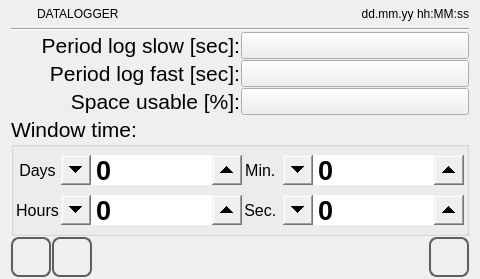
<?xml version="1.0" encoding="UTF-8"?>
<ui version="4.0">
 <class>datalog_set</class>
 <widget class="QWidget" name="datalog_set">
  <property name="geometry">
   <rect>
    <x>0</x>
    <y>0</y>
    <width>480</width><height>272</height>
   </rect>
  </property>
  <property name="minimumSize">
   <size>
    <width>0</width>
    <height>0</height>
   </size>
  </property>
  <property name="maximumSize">
   <size>
    <width>16777215</width>
    <height>16777215</height>
   </size>
  </property>
  <property name="windowTitle">
   <string>datalog_set</string>
  </property>
  <property name="styleSheet">
   <string notr="true">QPushButton
{
	font: 20pt &quot;Ubuntu&quot;;
}

 QSpinBox {
	font: 1000 20pt &quot;Ubuntu&quot;;
 }

 QSpinBox::up-button {
     subcontrol-origin: border;
     subcontrol-position: right center;
     height:30px;
     width: 30px;
 }

 QSpinBox::up-arrow {
	image: url(:/systemicons/img/Forward.png);
     width: 10px;
     height: 10px;
 }

 QSpinBox::down-button {
     subcontrol-origin: border;
     subcontrol-position: left center;
     height: 30px;
     width: 30px;
}

 QSpinBox::down-arrow {
 	image: url(:/systemicons/img/Back.png);
     width: 10px;
     height: 10px;
 }
</string>
  </property>
  <layout class="QVBoxLayout" name="verticalLayout">
   <property name="spacing">
    <number>1</number>
   </property>
   <property name="topMargin">
    <number>2</number>
   </property>
   <property name="bottomMargin">
    <number>2</number>
   </property>
   <item>
    <layout class="QHBoxLayout" name="horizontalLayout">
     <property name="sizeConstraint">
      <enum>QLayout::SetMinimumSize</enum>
     </property>
     <item>
      <widget class="QLabel" name="labelIcon">
       <property name="minimumSize">
        <size>
         <width>25</width>
         <height>25</height>
        </size>
       </property>
       <property name="maximumSize">
        <size>
         <width>25</width>
         <height>25</height>
        </size>
       </property>
       <property name="focusPolicy">
        <enum>Qt::NoFocus</enum>
       </property>
       <property name="styleSheet">
        <string notr="true"/>
       </property>
       <property name="text">
        <string/>
       </property>
      </widget>
     </item>
     <item>
      <widget class="QLabel" name="labelTitle">
       <property name="sizePolicy">
        <sizepolicy hsizetype="Preferred" vsizetype="Fixed">
         <horstretch>0</horstretch>
         <verstretch>0</verstretch>
        </sizepolicy>
       </property>
       <property name="focusPolicy">
        <enum>Qt::NoFocus</enum>
       </property>
       <property name="text">
        <string>DATALOGGER</string>
       </property>
      </widget>
     </item>
     <item>
      <widget class="QLabel" name="labelUserName">
       <property name="text">
        <string/>
       </property>
      </widget>
     </item>
     <item>
      <widget class="QLabel" name="labelDataOra">
       <property name="sizePolicy">
        <sizepolicy hsizetype="Preferred" vsizetype="Fixed">
         <horstretch>0</horstretch>
         <verstretch>0</verstretch>
        </sizepolicy>
       </property>
       <property name="focusPolicy">
        <enum>Qt::NoFocus</enum>
       </property>
       <property name="text">
        <string>dd.mm.yy hh:MM:ss</string>
       </property>
       <property name="alignment">
        <set>Qt::AlignRight|Qt::AlignTrailing|Qt::AlignVCenter</set>
       </property>
      </widget>
     </item>
    </layout>
   </item>
   <item>
    <widget class="Line" name="line">
     <property name="focusPolicy">
      <enum>Qt::NoFocus</enum>
     </property>
     <property name="orientation">
      <enum>Qt::Horizontal</enum>
     </property>
    </widget>
   </item>
   <item>
    <layout class="QGridLayout" name="gridLayoutLog">
     <item row="0" column="1">
      <widget class="QPushButton" name="pushButtonLogFreqS">
       <property name="minimumSize">
        <size>
         <width>0</width>
         <height>27</height>
        </size>
       </property>
       <property name="maximumSize">
        <size>
         <width>16777215</width>
         <height>27</height>
        </size>
       </property>
       <property name="focusPolicy">
        <enum>Qt::NoFocus</enum>
       </property>
       <property name="text">
        <string/>
       </property>
      </widget>
     </item>
     <item row="1" column="1">
      <widget class="QPushButton" name="pushButtonLogFreqF">
       <property name="minimumSize">
        <size>
         <width>0</width>
         <height>27</height>
        </size>
       </property>
       <property name="maximumSize">
        <size>
         <width>16777215</width>
         <height>27</height>
        </size>
       </property>
       <property name="focusPolicy">
        <enum>Qt::NoFocus</enum>
       </property>
       <property name="text">
        <string/>
       </property>
      </widget>
     </item>
     <item row="0" column="0">
      <widget class="QLabel" name="labelLogFreqS">
       <property name="minimumSize">
        <size>
         <width>0</width>
         <height>27</height>
        </size>
       </property>
       <property name="maximumSize">
        <size>
         <width>16777215</width>
         <height>27</height>
        </size>
       </property>
       <property name="font">
        <font>
         <pointsize>16</pointsize>
        </font>
       </property>
       <property name="focusPolicy">
        <enum>Qt::NoFocus</enum>
       </property>
       <property name="text">
        <string>Period log slow [sec]:</string>
       </property>
       <property name="alignment">
        <set>Qt::AlignRight|Qt::AlignTrailing|Qt::AlignVCenter</set>
       </property>
      </widget>
     </item>
     <item row="1" column="0">
      <widget class="QLabel" name="labelLogFreqF">
       <property name="minimumSize">
        <size>
         <width>0</width>
         <height>27</height>
        </size>
       </property>
       <property name="maximumSize">
        <size>
         <width>16777215</width>
         <height>27</height>
        </size>
       </property>
       <property name="font">
        <font>
         <pointsize>16</pointsize>
        </font>
       </property>
       <property name="focusPolicy">
        <enum>Qt::NoFocus</enum>
       </property>
       <property name="text">
        <string>Period log fast [sec]:</string>
       </property>
       <property name="alignment">
        <set>Qt::AlignRight|Qt::AlignTrailing|Qt::AlignVCenter</set>
       </property>
      </widget>
     </item>
     <item row="2" column="0">
      <widget class="QLabel" name="labelSpace">
       <property name="minimumSize">
        <size>
         <width>0</width>
         <height>27</height>
        </size>
       </property>
       <property name="maximumSize">
        <size>
         <width>16777215</width>
         <height>27</height>
        </size>
       </property>
       <property name="font">
        <font>
         <pointsize>16</pointsize>
        </font>
       </property>
       <property name="text">
        <string>Space usable [%]:</string>
       </property>
       <property name="alignment">
        <set>Qt::AlignRight|Qt::AlignTrailing|Qt::AlignVCenter</set>
       </property>
      </widget>
     </item>
     <item row="2" column="1">
      <widget class="QPushButton" name="pushButtonSpace">
       <property name="minimumSize">
        <size>
         <width>0</width>
         <height>27</height>
        </size>
       </property>
       <property name="maximumSize">
        <size>
         <width>16777215</width>
         <height>27</height>
        </size>
       </property>
       <property name="text">
        <string/>
       </property>
      </widget>
     </item>
    </layout>
   </item>
   <item>
    <spacer name="verticalSpacer">
     <property name="orientation">
      <enum>Qt::Vertical</enum>
     </property>
     <property name="sizeHint" stdset="0">
      <size>
       <width>20</width>
       <height>0</height>
      </size>
     </property>
    </spacer>
   </item>
   <item>
    <widget class="QGroupBox" name="groupBoxTime">
     <property name="sizePolicy">
      <sizepolicy hsizetype="Preferred" vsizetype="Fixed">
       <horstretch>0</horstretch>
       <verstretch>0</verstretch>
      </sizepolicy>
     </property>
     <property name="minimumSize">
      <size>
       <width>0</width>
       <height>120</height>
      </size>
     </property>
     <property name="font">
      <font>
       <pointsize>16</pointsize>
      </font>
     </property>
     <property name="focusPolicy">
      <enum>Qt::NoFocus</enum>
     </property>
     <property name="title">
      <string>Window time:</string>
     </property>
     <layout class="QGridLayout" name="gridLayout">
      <property name="leftMargin">
       <number>2</number>
      </property>
      <property name="topMargin">
       <number>0</number>
      </property>
      <property name="rightMargin">
       <number>2</number>
      </property>
      <property name="bottomMargin">
       <number>0</number>
      </property>
      <property name="spacing">
       <number>2</number>
      </property>
      <item row="0" column="0">
       <widget class="QLabel" name="labelDays">
        <property name="sizePolicy">
         <sizepolicy hsizetype="Minimum" vsizetype="Minimum">
          <horstretch>0</horstretch>
          <verstretch>0</verstretch>
         </sizepolicy>
        </property>
        <property name="font">
         <font>
          <pointsize>12</pointsize>
         </font>
        </property>
        <property name="focusPolicy">
         <enum>Qt::NoFocus</enum>
        </property>
        <property name="text">
         <string>Days</string>
        </property>
        <property name="alignment">
         <set>Qt::AlignCenter</set>
        </property>
       </widget>
      </item>
      <item row="0" column="2">
       <widget class="QLabel" name="labelMinutes">
        <property name="sizePolicy">
         <sizepolicy hsizetype="Minimum" vsizetype="Minimum">
          <horstretch>0</horstretch>
          <verstretch>0</verstretch>
         </sizepolicy>
        </property>
        <property name="font">
         <font>
          <pointsize>12</pointsize>
         </font>
        </property>
        <property name="focusPolicy">
         <enum>Qt::NoFocus</enum>
        </property>
        <property name="text">
         <string>Min. </string>
        </property>
        <property name="alignment">
         <set>Qt::AlignCenter</set>
        </property>
       </widget>
      </item>
      <item row="0" column="1">
       <widget class="QSpinBox" name="spinBoxDays">
        <property name="sizePolicy">
         <sizepolicy hsizetype="Expanding" vsizetype="Fixed">
          <horstretch>0</horstretch>
          <verstretch>0</verstretch>
         </sizepolicy>
        </property>
        <property name="minimumSize">
         <size>
          <width>0</width>
          <height>30</height>
         </size>
        </property>
        <property name="maximumSize">
         <size>
          <width>16777215</width>
          <height>30</height>
         </size>
        </property>
        <property name="font">
         <font>
          <family>Ubuntu</family>
          <pointsize>20</pointsize>
          <weight>99</weight>
          <italic>false</italic>
          <bold>true</bold>
         </font>
        </property>
        <property name="focusPolicy">
         <enum>Qt::NoFocus</enum>
        </property>
        <property name="wrapping">
         <bool>true</bool>
        </property>
       </widget>
      </item>
      <item row="1" column="0">
       <widget class="QLabel" name="labelHours">
        <property name="sizePolicy">
         <sizepolicy hsizetype="Minimum" vsizetype="Minimum">
          <horstretch>0</horstretch>
          <verstretch>0</verstretch>
         </sizepolicy>
        </property>
        <property name="font">
         <font>
          <pointsize>12</pointsize>
         </font>
        </property>
        <property name="focusPolicy">
         <enum>Qt::NoFocus</enum>
        </property>
        <property name="text">
         <string>Hours</string>
        </property>
        <property name="alignment">
         <set>Qt::AlignCenter</set>
        </property>
       </widget>
      </item>
      <item row="1" column="1">
       <widget class="QSpinBox" name="spinBoxHours">
        <property name="sizePolicy">
         <sizepolicy hsizetype="Expanding" vsizetype="Fixed">
          <horstretch>0</horstretch>
          <verstretch>0</verstretch>
         </sizepolicy>
        </property>
        <property name="minimumSize">
         <size>
          <width>0</width>
          <height>30</height>
         </size>
        </property>
        <property name="maximumSize">
         <size>
          <width>16777215</width>
          <height>30</height>
         </size>
        </property>
        <property name="font">
         <font>
          <family>Ubuntu</family>
          <pointsize>20</pointsize>
          <weight>99</weight>
          <italic>false</italic>
          <bold>true</bold>
         </font>
        </property>
        <property name="focusPolicy">
         <enum>Qt::NoFocus</enum>
        </property>
        <property name="wrapping">
         <bool>true</bool>
        </property>
        <property name="maximum">
         <number>59</number>
        </property>
       </widget>
      </item>
      <item row="1" column="2">
       <widget class="QLabel" name="labelSeconds">
        <property name="sizePolicy">
         <sizepolicy hsizetype="Minimum" vsizetype="Minimum">
          <horstretch>0</horstretch>
          <verstretch>0</verstretch>
         </sizepolicy>
        </property>
        <property name="font">
         <font>
          <pointsize>12</pointsize>
         </font>
        </property>
        <property name="focusPolicy">
         <enum>Qt::NoFocus</enum>
        </property>
        <property name="text">
         <string>Sec. </string>
        </property>
        <property name="alignment">
         <set>Qt::AlignCenter</set>
        </property>
       </widget>
      </item>
      <item row="1" column="3">
       <widget class="QSpinBox" name="spinBoxSeconds">
        <property name="sizePolicy">
         <sizepolicy hsizetype="Expanding" vsizetype="Fixed">
          <horstretch>0</horstretch>
          <verstretch>0</verstretch>
         </sizepolicy>
        </property>
        <property name="minimumSize">
         <size>
          <width>0</width>
          <height>30</height>
         </size>
        </property>
        <property name="maximumSize">
         <size>
          <width>16777215</width>
          <height>30</height>
         </size>
        </property>
        <property name="font">
         <font>
          <family>Ubuntu</family>
          <pointsize>20</pointsize>
          <weight>99</weight>
          <italic>false</italic>
          <bold>true</bold>
         </font>
        </property>
        <property name="focusPolicy">
         <enum>Qt::NoFocus</enum>
        </property>
        <property name="wrapping">
         <bool>true</bool>
        </property>
        <property name="maximum">
         <number>23</number>
        </property>
       </widget>
      </item>
      <item row="0" column="3">
       <widget class="QSpinBox" name="spinBoxMinutes">
        <property name="sizePolicy">
         <sizepolicy hsizetype="Expanding" vsizetype="Fixed">
          <horstretch>0</horstretch>
          <verstretch>0</verstretch>
         </sizepolicy>
        </property>
        <property name="minimumSize">
         <size>
          <width>0</width>
          <height>30</height>
         </size>
        </property>
        <property name="maximumSize">
         <size>
          <width>16777215</width>
          <height>30</height>
         </size>
        </property>
        <property name="font">
         <font>
          <family>Ubuntu</family>
          <pointsize>20</pointsize>
          <weight>99</weight>
          <italic>false</italic>
          <bold>true</bold>
         </font>
        </property>
        <property name="focusPolicy">
         <enum>Qt::NoFocus</enum>
        </property>
        <property name="wrapping">
         <bool>true</bool>
        </property>
        <property name="maximum">
         <number>59</number>
        </property>
       </widget>
      </item>
     </layout>
    </widget>
   </item>
   <item>
    <spacer name="verticalSpacer_2">
     <property name="orientation">
      <enum>Qt::Vertical</enum>
     </property>
     <property name="sizeHint" stdset="0">
      <size>
       <width>20</width>
       <height>0</height>
      </size>
     </property>
    </spacer>
   </item>
   <item>
    <layout class="QHBoxLayout" name="horizontalLayoutBt">
     <item>
      <widget class="QPushButton" name="pushButtonHome">
       <property name="sizePolicy">
        <sizepolicy hsizetype="Minimum" vsizetype="Fixed">
         <horstretch>60</horstretch>
         <verstretch>60</verstretch>
        </sizepolicy>
       </property>
       <property name="minimumSize">
        <size>
         <width>40</width>
         <height>40</height>
        </size>
       </property>
       <property name="maximumSize">
        <size>
         <width>40</width>
         <height>40</height>
        </size>
       </property>
       <property name="focusPolicy">
        <enum>Qt::NoFocus</enum>
       </property>
       <property name="styleSheet">
        <string notr="true">QPushButton
{
border: 2px solid  rgb(94, 94, 94);
border-radius: 8px;
qproperty-icon: url(:/systemicons/img/Home.png);
qproperty-iconSize: 24px 24px;
qproperty-focusPolicy: NoFocus;
}
QPushButton:pressed
{
border: 2px solid  rgb(194, 194, 194);
background-color:  rgb(255, 255, 127);
}
QPushButton:disabled
{
border: 2px solid  rgb(194, 194, 194);
}
</string>
       </property>
       <property name="text">
        <string/>
       </property>
      </widget>
     </item>
     <item>
      <widget class="QPushButton" name="pushButtonBack">
       <property name="sizePolicy">
        <sizepolicy hsizetype="Minimum" vsizetype="Fixed">
         <horstretch>60</horstretch>
         <verstretch>60</verstretch>
        </sizepolicy>
       </property>
       <property name="minimumSize">
        <size>
         <width>40</width>
         <height>40</height>
        </size>
       </property>
       <property name="maximumSize">
        <size>
         <width>40</width>
         <height>40</height>
        </size>
       </property>
       <property name="focusPolicy">
        <enum>Qt::NoFocus</enum>
       </property>
       <property name="styleSheet">
        <string notr="true">QPushButton
{
border: 2px solid  rgb(94, 94, 94);
border-radius: 8px;
qproperty-icon: url(:/systemicons/img/Go_back.png);
qproperty-iconSize: 24px 24px;
qproperty-focusPolicy: NoFocus;
}
QPushButton:pressed
{
border: 2px solid  rgb(194, 194, 194);
background-color:  rgb(255, 255, 127);
}
QPushButton:disabled
{
border: 2px solid  rgb(194, 194, 194);
}
</string>
       </property>
       <property name="text">
        <string/>
       </property>
      </widget>
     </item>
     <item>
      <spacer name="horizontalSpacer">
       <property name="focusPolicy">
        <enum>Qt::NoFocus</enum>
       </property>
       <property name="orientation">
        <enum>Qt::Horizontal</enum>
       </property>
       <property name="sizeHint" stdset="0">
        <size>
         <width>40</width>
         <height>20</height>
        </size>
       </property>
      </spacer>
     </item>
     <item>
      <widget class="QPushButton" name="pushButtonOk">
       <property name="sizePolicy">
        <sizepolicy hsizetype="Minimum" vsizetype="Fixed">
         <horstretch>60</horstretch>
         <verstretch>60</verstretch>
        </sizepolicy>
       </property>
       <property name="minimumSize">
        <size>
         <width>40</width>
         <height>40</height>
        </size>
       </property>
       <property name="maximumSize">
        <size>
         <width>40</width>
         <height>40</height>
        </size>
       </property>
       <property name="focusPolicy">
        <enum>Qt::NoFocus</enum>
       </property>
       <property name="styleSheet">
        <string notr="true">QPushButton
{
border: 2px solid  rgb(94, 94, 94);
border-radius: 8px;
qproperty-icon: url(:/systemicons/img/OK.png);
qproperty-iconSize: 24px 24px;
qproperty-focusPolicy: NoFocus;
}
QPushButton:pressed
{
border: 2px solid  rgb(194, 194, 194);
background-color:  rgb(255, 255, 127);
}
QPushButton:disabled
{
border: 2px solid  rgb(194, 194, 194);
}
</string>
       </property>
       <property name="text">
        <string/>
       </property>
      </widget>
     </item>
    </layout>
   </item>
  </layout>
 </widget>
 <resources/>
 <connections/>
</ui>
